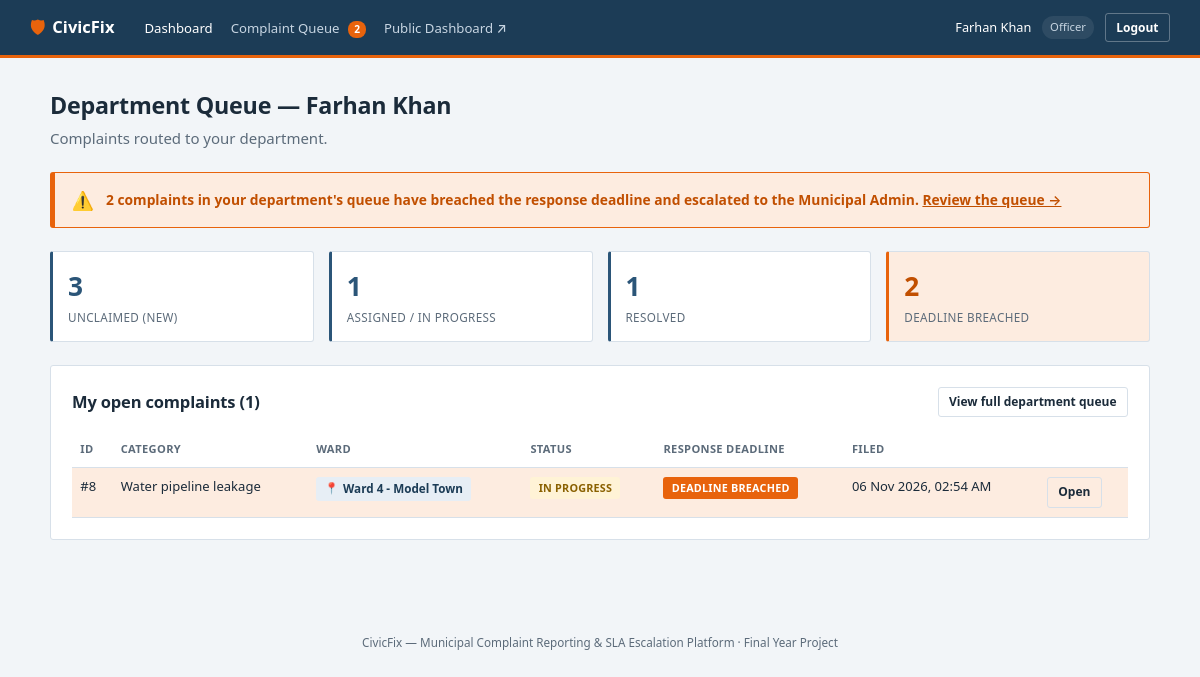
/index.php?route=officer/dashboard (signed in), run on the app's committed database.
### tables this page shows
CREATE TABLE complaints (
    id                      INT AUTO_INCREMENT PRIMARY KEY,
    citizen_id              INT NOT NULL,
    category_id             INT NOT NULL,
    department_id           INT NOT NULL,    
    ward_id                 INT NOT NULL,
    address_line            VARCHAR(255) NOT NULL,
    description             TEXT NOT NULL,
    photo_path              VARCHAR(255) NULL,
    status                  ENUM('new','assigned','in_progress','resolved','closed') NOT NULL DEFAULT 'new',
    assigned_officer_id     INT NULL,
    resolution_photo_path   VARCHAR(255) NULL,
    resolved_at             DATETIME NULL,
    closed_at               DATETIME NULL,
    citizen_rating          TINYINT UNSIGNED NULL,           
    citizen_rating_comment  VARCHAR(500) NULL,
    reopen_count            TINYINT UNSIGNED NOT NULL DEFAULT 0,  
    created_at              TIMESTAMP NOT NULL DEFAULT CURRENT_TIMESTAMP,
    FOREIGN KEY (citizen_id) REFERENCES users(id),
    FOREIGN KEY (category_id) REFERENCES categories(id),
    FOREIGN KEY (department_id) REFERENCES departments(id),
    FOREIGN KEY (ward_id) REFERENCES wards(id),
    FOREIGN KEY (assigned_officer_id) REFERENCES users(id),
    KEY idx_complaints_department_status (department_id, status),
    KEY idx_complaints_citizen (citizen_id),
    KEY idx_complaints_ward (ward_id),
    KEY idx_complaints_status (status)
);

CREATE TABLE categories (
    id            INT AUTO_INCREMENT PRIMARY KEY,
    name          VARCHAR(150) NOT NULL,
    department_id INT NOT NULL,
    sla_hours     INT NOT NULL,            
    created_at    TIMESTAMP NOT NULL DEFAULT CURRENT_TIMESTAMP,
    FOREIGN KEY (department_id) REFERENCES departments(id),
    KEY idx_categories_department (department_id)
);

CREATE TABLE wards (
    id            INT AUTO_INCREMENT PRIMARY KEY,
    name          VARCHAR(100) NOT NULL UNIQUE,
    created_at    TIMESTAMP NOT NULL DEFAULT CURRENT_TIMESTAMP
);

### app/controllers/OfficerController.php (called while the page is built, shortened)
<?php
require_once __DIR__ . '/../models/Complaint.php';
class OfficerController
{
    public function dashboard(): void
    {
        $departmentId = Auth::departmentId();
        $counts = Complaint::countsByStatus($departmentId);
        $queue = Complaint::forDepartment($departmentId);
        $breached = array_values(array_filter($queue, fn($c) => Complaint::isBreached($c)));
        $mine = array_values(array_filter($queue, fn($c) => (int)$c['assigned_officer_id'] === Auth::id() && !in_array($c['status'], ['resolved', 'closed'], true)));
        $stats = [
            'unclaimed' => $counts['new'],
            'in_progress' => $counts['assigned'] + $counts['in_progress'],
            'resolved'  => $counts['resolved'],
            'breached'  => count($breached),
        ];
        require __DIR__ . '/../views/officer/dashboard.php';
    }
}

### public/index.php (called while the page is built, shortened)
<?php
require_once __DIR__ . '/../core/helpers.php';
require_once __DIR__ . '/../core/Database.php';
require_once __DIR__ . '/../core/Auth.php';
require_once __DIR__ . '/../app/models/Complaint.php';
require_once __DIR__ . '/../app/controllers/OfficerController.php';
$router = new Router();
$router->get('stats', fn() => (new PublicController())->dashboard());
$router->get('login', fn() => (new AuthController())->showLogin());
$router->post('login', fn() => (new AuthController())->login());
$router->post('logout', fn() => (new AuthController())->logout());
$router->get('register', fn() => (new AuthController())->showRegister());
$router->post('register', fn() => (new AuthController())->register());
$router->get('admin/dashboard', fn() => (new AdminController())->dashboard());
$router->get('admin/departments', fn() => (new AdminController())->departments());
$router->post('admin/departments/store', fn() => (new AdminController())->departmentStore());
$router->post('admin/departments/update', fn() => (new AdminController())->departmentUpdate());
$router->post('admin/departments/delete', fn() => (new AdminController())->departmentDelete());
$router->get('admin/categories', fn() => (new AdminController())->categories());
$router->post('admin/categories/store', fn() => (new AdminController())->categoryStore());
$router->post('admin/categories/update', fn() => (new AdminController())->categoryUpdate());
$router->post('admin/categories/delete', fn() => (new AdminController())->categoryDelete());
$router->get('admin/wards', fn() => (new AdminController())->wards());
$router->post('admin/wards/store', fn() => (new AdminController())->wardStore());
$router->post('admin/wards/update', fn() => (new AdminController())->wardUpdate());
$router->post('admin/wards/delete', fn() => (new AdminController())->wardDelete());
$router->get('admin/officers', fn() => (new AdminController())->officers());
$router->post('admin/officers/store', fn() => (new AdminController())->officerStore());
$router->post('admin/officers/status', fn() => (new AdminController())->officerStatus());
$router->get('admin/complaints', fn() => (new AdminController())->complaints());
$router->get('admin/complaints/view', fn() => (new AdminController())->complaintView());
$router->post('admin/complaints/comment', fn() => (new AdminController())->commentStore());
$router->post('admin/complaints/force-close', fn() => (new AdminController())->forceCloseComplaint());
$router->get('admin/escalations', fn() => (new AdminController())->escalations());
$router->get('admin/reports/officers', fn() => (new AdminController())->officerPerformance());
$router->get('officer/dashboard', fn() => (new OfficerController())->dashboard());
$router->get('officer/queue', fn() => (new OfficerController())->queue());
$router->get('officer/complaints/view', fn() => (new OfficerController())->complaintView());
$router->post('officer/complaints/claim', fn() => (new OfficerController())->claim());
$router->post('officer/complaints/status', fn() => (new OfficerController())->updateStatus());
$router->post('officer/complaints/comment', fn() => (new OfficerController())->commentStore());
$router->get('citizen/dashboard', fn() => (new CitizenController())->dashboard());
$router->get('citizen/complaints/new', fn() => (new CitizenController())->newForm());
$router->post('citizen/complaints/store', fn() => (new CitizenController())->store());
$router->get('citizen/complaints/view', fn() => (new CitizenController())->complaintView());
$router->post('citizen/complaints/rate', fn() => (new CitizenController())->rateComplaint());
$router->post('citizen/complaints/reopen', fn() => (new CitizenController())->reopenComplaint());
$router->post('citizen/complaints/upvote', fn() => (new CitizenController())->upvote());
$router->post('citizen/complaints/comment', fn() => (new CitizenController())->commentStore());
$route = $_GET['route'] ?? '';
$router->dispatch($_SERVER['REQUEST_METHOD'], $route);

### core/Router.php (called while the page is built, shortened)
<?php
class Router
{
    private array $routes = ['GET' => [], 'POST' => []];
    public function get(string $route, callable $handler): void
    {
        $this->routes['GET'][$route] = $handler;
    }
    public function post(string $route, callable $handler): void
    {
        $this->routes['POST'][$route] = $handler;
    }
    public function dispatch(string $method, string $route): void
    {
        $handler = $this->routes[$method][$route] ?? null;
        try {
            $handler();
        } catch (Throwable $e) {
            error_log($e->getMessage());
            http_response_code(500);
            require __DIR__ . '/../app/views/errors/500.php';
        }
    }
}

### core/Auth.php (called while the page is built, shortened)
<?php
require_once __DIR__ . '/Database.php';
class Auth
{
    public static function id(): ?int
    {
        return $_SESSION['user_id'] ?? null;
    }
    public static function name(): ?string
    {
        return $_SESSION['user_name'] ?? null;
    }
    public static function departmentId(): ?int
    {
        return $_SESSION['department_id'] ?? null;
    }
}

### config/database.php (called while the page is built)
<?php
return [
    'host'     => '127.0.0.1',
    'port'     => 3306,
    'database' => 'civicfix',
    'username' => 'root',
    'password' => '',
    'charset'  => 'utf8mb4',
];

### core/Database.php (called while the page is built)
<?php
class Database
{
    private static ?PDO $instance = null;
    public static function connect(): PDO
    {
        if (self::$instance === null) {
            $config = require __DIR__ . '/../config/database.php';
            $dsn = sprintf(
                'mysql:host=%s;port=%d;dbname=%s;charset=%s',
                $config['host'],
                $config['port'],
                $config['database'],
                $config['charset']
            );
            self::$instance = new PDO($dsn, $config['username'], $config['password'], [
                PDO::ATTR_ERRMODE            => PDO::ERRMODE_EXCEPTION,
                PDO::ATTR_DEFAULT_FETCH_MODE => PDO::FETCH_ASSOC,
                PDO::ATTR_EMULATE_PREPARES   => false,
            ]);
        }
        return self::$instance;
    }
}

### app/models/Complaint.php (called while the page is built, shortened)
<?php
require_once __DIR__ . '/../../core/Database.php';
class Complaint
{
    public static function isBreached(array $complaint): bool
    {
        if (in_array($complaint['status'], ['resolved', 'closed'], true)) {
            return false;
        }
        $deadline = strtotime($complaint['created_at']) + ((int)$complaint['sla_hours'] * 3600);
        return time() > $deadline;
    }
    public static function forDepartment(int $departmentId, ?string $status = null): array
    {
        $sql = self::SELECT_BASE . ' WHERE cp.department_id = ?';
        $params = [$departmentId];
        $sql .= ' ORDER BY cp.created_at ASC';
        $stmt = Database::connect()->prepare($sql);
        $stmt->execute($params);
        return $stmt->fetchAll();
    }
    public static function countsByStatus(?int $departmentId = null): array
    {
        $sql = 'SELECT status, COUNT(*) AS c FROM complaints';
        $params = [];
        if ($departmentId !== null) {
            $sql .= ' WHERE department_id = ?';
            $params[] = $departmentId;
        }
        $sql .= ' GROUP BY status';
        $stmt = Database::connect()->prepare($sql);
        $stmt->execute($params);
        $counts = array_fill_keys(self::STATUSES, 0);
        foreach ($stmt->fetchAll() as $row) {
            $counts[$row['status']] = (int)$row['c'];
        }
        return $counts;
    }
}

### app/views/officer/dashboard.php (the view, shortened to what this page needs)
<?php $pageTitle = 'Officer Dashboard'; require __DIR__ . '/../partials/header.php'; require __DIR__ . '/../partials/navbar.php'; ?>
<main class="page">
    <h1>Department Queue — <?= e(Auth::name()) ?></h1>
    <p class="page-sub">Complaints routed to your department.</p>
    <?php if ($stats['breached'] > 0): ?>
        <div class="escalation-banner">
            <span class="icon">&#9888;&#65039;</span>
            <span><strong><?= (int)$stats['breached'] ?></strong> complaint<?= $stats['breached'] === 1 ? '' : 's' ?> in your department's queue
            <?= $stats['breached'] === 1 ? 'has' : 'have' ?> breached the response deadline and escalated to the Municipal Admin.
            <a href="/index.php?route=officer/queue">Review the queue &#8594;</a></span>
        </div>
    <?php endif; ?>
    <div class="stat-grid">
        <div class="stat-tile"><span class="stat-value"><?= (int)$stats['unclaimed'] ?></span><span class="stat-label">Unclaimed (New)</span></div>
        <div class="stat-tile"><span class="stat-value"><?= (int)$stats['in_progress'] ?></span><span class="stat-label">Assigned / In Progress</span></div>
        <div class="stat-tile"><span class="stat-value"><?= (int)$stats['resolved'] ?></span><span class="stat-label">Resolved</span></div>
        <div class="stat-tile stat-alert"><span class="stat-value"><?= (int)$stats['breached'] ?></span><span class="stat-label">Deadline Breached</span></div>
    </div>
    <div class="card">
        <div class="card-head">
            <h2>My open complaints (<?= count($mine) ?>)</h2>
            <a href="/index.php?route=officer/queue" class="btn btn-ghost btn-sm">View full department queue</a>
        </div>
        <?php if (empty($mine)): ?>
            <p class="empty-state">You haven't claimed any complaints yet. Visit the queue to claim one.</p>
        <?php else: ?>
        <div class="table-scroll">
        <table class="data-table">
            <tr><th>ID</th><th>Category</th><th>Ward</th><th>Status</th><th>Response Deadline</th><th>Filed</th><th></th></tr>
            <?php foreach ($mine as $c): ?>
                <tr class="<?= Complaint::isBreached($c) ? 'row-breached' : '' ?>">
                    <td>#<?= (int)$c['id'] ?></td>
                    <td><?= e($c['category_name']) ?></td>
                    <td><span class="badge-ward"><?= e($c['ward_name']) ?></span></td>
                    <td><span class="badge badge-<?= e($c['status']) ?>"><?= e(status_label($c['status'])) ?></span></td>
                    <td><?= sla_badge($c) ?></td>
                    <td><?= format_datetime($c['created_at']) ?></td>
                    <td><a class="btn btn-ghost btn-sm" href="/index.php?route=officer/complaints/view&id=<?= (int)$c['id'] ?>">Open</a></td>
                </tr>
            <?php endforeach; ?>
        </table>
        </div>
        <?php endif; ?>
    </div>
</main>
<?php require __DIR__ . '/../partials/footer.php'; ?>

### core/helpers.php (shortened to what this page needs)
<?php
function e(?string $value): string
{
    return htmlspecialchars($value ?? '', ENT_QUOTES, 'UTF-8');
}
function format_datetime(?string $datetime): string
{
    $ts = strtotime($datetime);
    return $ts === false ? '-' : date('d M Y, h:i A', $ts);
}
function status_label(string $status): string
{
    return match ($status) {
        'new'         => 'New',
        'assigned'    => 'Assigned',
        'in_progress' => 'In Progress',
        'resolved'    => 'Resolved',
        'closed'      => 'Closed',
        default       => ucfirst($status),
    };
}
function sla_badge(array $complaint): string
{
    if (Complaint::isBreached($complaint)) {
        return '<span class="badge badge-breach">Deadline Breached</span>';
    }
    $deadline = Complaint::slaDeadline($complaint);
    $remaining = duration_between(date('Y-m-d H:i:s'), date('Y-m-d H:i:s', $deadline));
    return '<span class="badge badge-new" style="background:var(--steel-light);color:var(--steel)">Due in ' . e($remaining) . '</span>';
}

### data on the page
complaints: id "8", category.name "Water pipeline leakage", ward.name "Ward 4 - Model Town", status "IN PROGRESS", shows "DEADLINE BREACHED", created_at "06 Nov 2026, 02:54 AM"

### other printed values
$label "Dashboard"
$label "Complaint Queue"
$escalationCount "2"
Auth::name() "Farhan Khan"
str_replace('_', ' ', $role) "Officer"
$stats['breached'] "2"
$stats['unclaimed'] "3"
$stats['in_progress'] "1"
$stats['resolved'] "1"
count($mine) "1"
